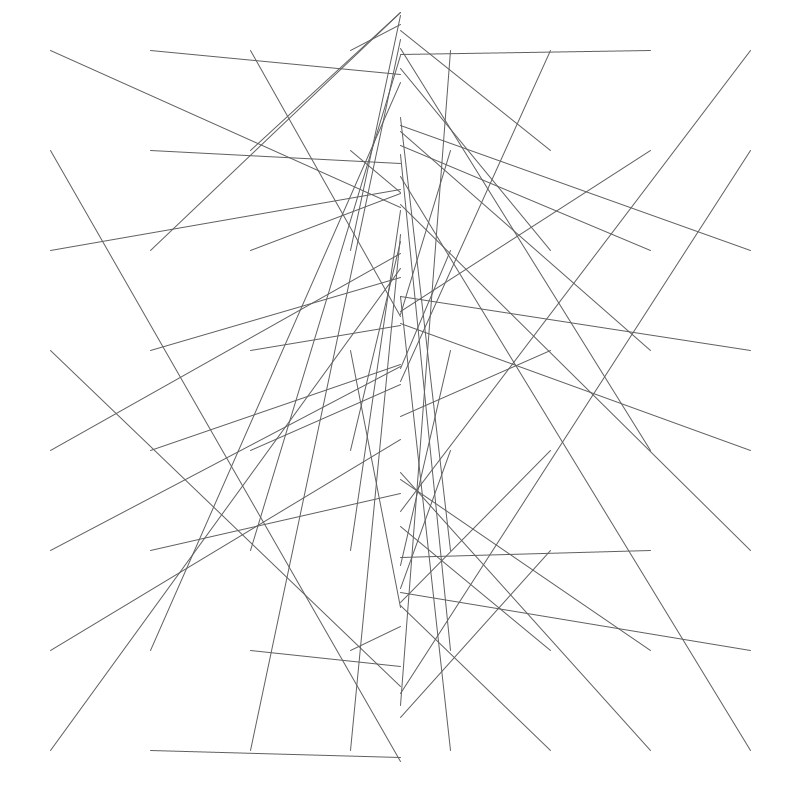
Frame 1 (no input)
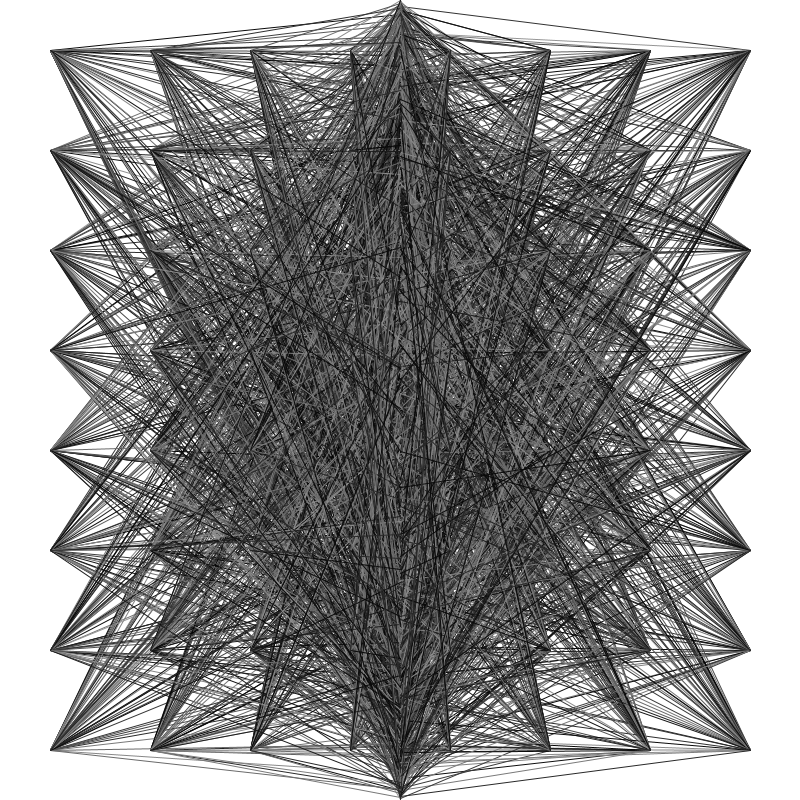
Frame 60 (the mouse pressed at the canvas centre just before this capture)
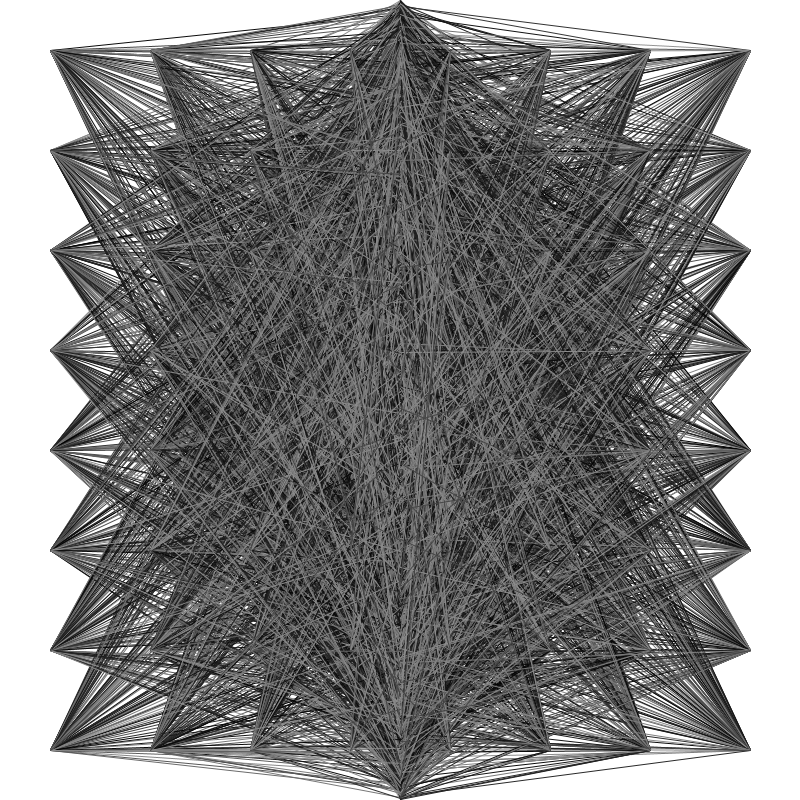
Frame 120 (the mouse held since frame 60 and released just before this capture)

The Processing sketch that drew these frames (run headless with seeded random() and noise(); from frame 60 on, the mouse is pressed at the canvas centre):

// Processing sketch: processing_147148
// ── processing_147148.pde

void setup() {
  size(800, 800);
  background(255);
  fill(50, 50, 150);
  smooth();
  frameRate(10);
}

void draw() {

  stroke(random(0, 150));
  strokeWeight(1);
  for (int i = 50; i < width ; i=i+100) {    // (i++ = i=i+1)
    for (int j = 50; j < height ; j=j+100 ) {

      line(i, j, 400, random(0, 800));
    }
  }
}
